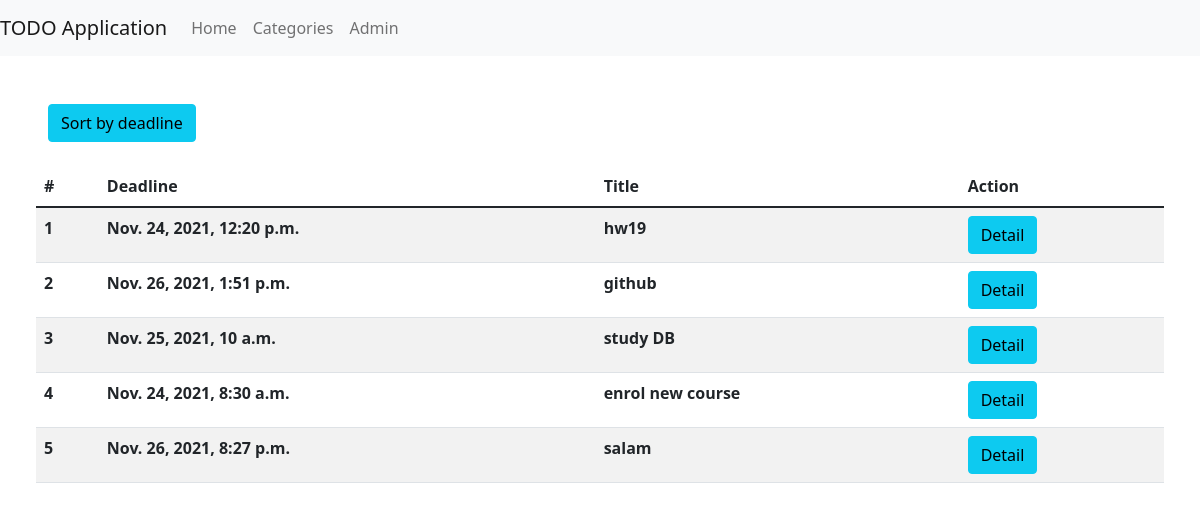
/tasks/, run on the app's committed database.
### todo/models.py (models this page shows)
class Task(models.Model):
    PRIORITY_CHOICES = [(3,"Low"), (2,"Medium"), (1,"High")]
    category = models.ForeignKey(Category, on_delete=models.CASCADE)
    title = models.CharField(max_length=30)
    description = models.TextField()
    priority = models.IntegerField(choices=PRIORITY_CHOICES)
    schedule = models.DateTimeField()

### todo/views.py (the view, shortened to what this page needs)
# urls.py: path('tasks/', TaskListView.as_view(), name='tasks'),
class TaskListView(ListView):
    model = Task

### templates/todo/task_list.html (shortened to what this page needs)
{% extends 'base.html' %}
{% block navbar %}
    <li class="nav-item">
        <a class="nav-link" href={% url 'index' %}>Home</a>
    </li>
    <li class="nav-item">
        <a class="nav-link" href={% url 'categories' %}>Categories</a>
    </li>
    <li class="nav-item">
        <a class="nav-link" href={% url 'admin:index' %}>Admin</a>
    </li>
{% endblock navbar %}
{% block content %}
<form action="" method="POST">
    <div class="row">
        <div class="col">
            <button type="submit" class="btn btn-info">Sort by deadline</button>
        </div>
</form>
<table class="table table-striped mt-4">
    <thead>
        <tr>
            <th scope="col">#</th>
            <th scope="col">Deadline</th>
            <th scope="col">Title</th>
            <th scope="col">Action</th>
        </tr>
    </thead>
    <tbody>
        {% for task in object_list %}
        <tr>
            <th scope="row">{{forloop.counter}}</th>
            <th >{{task.schedule}}</th>
            <th >{{task.title}}</th>
            <th>
                <a href="{% url 'task_detail' task.pk %}" class="btn btn-info">Detail</a>
            </th>
        </tr>
        {% endfor %}
    </tbody>
</table>
{% endblock content %}

### templates/base.html (shortened to what this page needs)
<!doctype html>
<html lang="en">
  <head>
    <link rel="stylesheet" href="https://cdn.jsdelivr.net/npm/bootstrap@5.1.3/dist/css/bootstrap.min.css">
	{% load static %}
  </head>
  <body>
	<nav class="navbar navbar-expand-lg navbar-light bg-light">
		<a class="navbar-brand" href={% url 'index' %}>TODO Application</a>
        <div class="collapse navbar-collapse" id="navbarNav">
          <ul class="navbar-nav">
            {% block navbar %}{% endblock navbar %}
          </ul>
        </div>
    </nav>
      <div id="content" class="p-4 p-md-5 pt-5">
        {% block content %}{% endblock content %}
      </div>
  </body>
</html>

### data on the page
Task: schedule "Nov. 24, 2021, 12:20 p.m.", title "hw19"
Task: schedule "Nov. 26, 2021, 1:51 p.m.", title "github"
Task: schedule "Nov. 25, 2021, 10 a.m.", title "study DB"
Task: schedule "Nov. 24, 2021, 8:30 a.m.", title "enrol new course"
Task: schedule "Nov. 26, 2021, 8:27 p.m.", title "salam"
